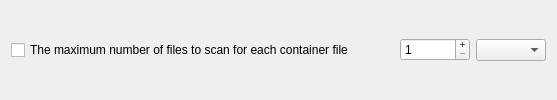
            <widget class="QFrame" name="limitFrame_3">
             <property name="minimumSize">
              <size>
               <width>0</width>
               <height>0</height>
              </size>
             </property>
             <property name="frameShape">
              <enum>QFrame::NoFrame</enum>
             </property>
             <property name="frameShadow">
              <enum>QFrame::Raised</enum>
             </property>
             <layout class="QHBoxLayout" name="horizontalLayout_14">
              <property name="topMargin">
               <number>2</number>
              </property>
              <property name="bottomMargin">
               <number>2</number>
              </property>
              <item>
               <widget class="QCheckBox" name="pwmaxNumberForContainerCheckBox">
                <property name="text">
                 <string>The maximum number of files to scan for each container file</string>
                </property>
               </widget>
              </item>
              <item>
               <spacer name="horizontalSpacer">
                <property name="orientation">
                 <enum>Qt::Horizontal</enum>
                </property>
                <property name="sizeHint" stdset="0">
                 <size>
                  <width>40</width>
                  <height>20</height>
                 </size>
                </property>
               </spacer>
              </item>
              <item>
               <widget class="QSpinBox" name="pwmaxNumberForContainerSpinBox">
                <property name="minimumSize">
                 <size>
                  <width>70</width>
                  <height>0</height>
                 </size>
                </property>
                <property name="maximumSize">
                 <size>
                  <width>70</width>
                  <height>16777215</height>
                 </size>
                </property>
                <property name="buttonSymbols">
                 <enum>QAbstractSpinBox::PlusMinus</enum>
                </property>
                <property name="minimum">
                 <number>1</number>
                </property>
                <property name="maximum">
                 <number>999</number>
                </property>
               </widget>
              </item>
              <item>
               <widget class="QComboBox" name="pwmaxNumberForContainerComboBox">
                <property name="minimumSize">
                 <size>
                  <width>70</width>
                  <height>0</height>
                 </size>
                </property>
                <property name="maximumSize">
                 <size>
                  <width>70</width>
                  <height>16777215</height>
                 </size>
                </property>
                <item>
                 <property name="text">
                  <string/>
                 </property>
                </item>
                <item>
                 <property name="text">
                  <string>K</string>
                 </property>
                </item>
                <item>
                 <property name="text">
                  <string>M</string>
                 </property>
                </item>
               </widget>
              </item>
             </layout>
            </widget>
